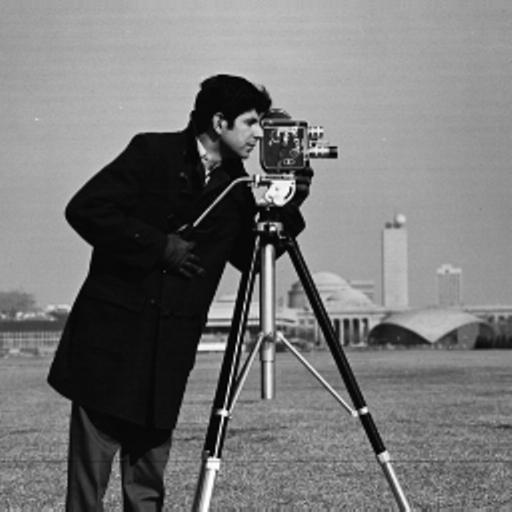
#> input picture images/camera.png, 512 x 512 px
$ jupyter execute --allow-errors Readme.ipynb   (shell and % lines are left out)
#> lines starting #> are read from the running program, lines starting #| are printed output that depends on the picture; after the words box and inside, x2 and y2 are one past the last pixel; in counts of white or black regions, pixels touching at a corner belong together
### cmorphosnakes/morphsnakes.py
from itertools import cycle

import numpy as np
from scipy import ndimage as ndi


__all__ = [
    "morphological_chan_vese",
    "morphological_geodesic_active_contour",
    "inverse_gaussian_gradient",
    "circle_level_set",
    "checkerboard_level_set",
]


# [25 lines left out: function check_nD, not called in this run]


class _fcycle(object):
    def __init__(self, iterable):
        """Call functions from the iterable each time it is called."""
        self.funcs = cycle(iterable)

    def __call__(self, *args, **kwargs):
        f = next(self.funcs)
        return f(*args, **kwargs)


# SI and IS operators for 2D and 3D.
_P2 = [
    np.eye(3),
    np.array([[0, 1, 0]] * 3),
    np.flipud(np.eye(3)),
    np.rot90([[0, 1, 0]] * 3),
]
_P3 = [np.zeros((3, 3, 3)) for i in range(9)]

_P3[0][:, :, 1] = 1
_P3[1][:, 1, :] = 1
_P3[2][1, :, :] = 1
_P3[3][:, [0, 1, 2], [0, 1, 2]] = 1
_P3[4][:, [0, 1, 2], [2, 1, 0]] = 1
_P3[5][[0, 1, 2], :, [0, 1, 2]] = 1
_P3[6][[0, 1, 2], :, [2, 1, 0]] = 1
_P3[7][[0, 1, 2], [0, 1, 2], :] = 1
_P3[8][[0, 1, 2], [2, 1, 0], :] = 1


# [32 lines left out: functions sup_inf, inf_sup, not called in this run]


_curvop = _fcycle(
    [lambda u: sup_inf(inf_sup(u)), lambda u: inf_sup(sup_inf(u))]  # SIoIS
)  # ISoSI


# [26 lines left out: functions _check_input, _init_level_set, not called in this run]


def circle_level_set(image_shape, center=None, radius=None):
    """Create a circle level set with binary values.

    Parameters
    ----------
    image_shape : tuple of positive integers
        Shape of the image
    center : tuple of positive integers, optional
        Coordinates of the center of the circle given in (row, column). If not
        given, it defaults to the center of the image.
    radius : float, optional
        Radius of the circle. If not given, it is set to the 75% of the
        smallest image dimension.

    Returns
    -------
    out : array with shape `image_shape`
        Binary level set of the circle with the given `radius` and `center`.

    See also
    --------
    checkerboard_level_set
    """

    if center is None:
        center = tuple(i // 2 for i in image_shape)

    if radius is None:
        radius = min(image_shape) * 3.0 / 8.0

    grid = np.mgrid[[slice(i) for i in image_shape]]
    grid = (grid.T - center).T
    phi = radius - np.sqrt(np.sum((grid) ** 2, 0))
    res = np.int8(phi > 0)
    return res


# [303 lines left out: functions checkerboard_level_set, inverse_gaussian_gradient, morphological_chan_vese, morphological_geodesic_active_contour, not called in this run]

### Readme.ipynb
[cell 1]
import numpy as np
import matplotlib.pyplot as plt
import cmorphosnakes
from pathlib import Path
import imageio
import json

from cmorphosnakes import Snakes

### Info

The module is made to be indentical to the morphological snakes in skikit image but using fast marching instead of binary operators to do the propagation.

[cell 2]
from skimage.segmentation import morphological_chan_vese
from cmorphosnakes import morphological_chan_vese_fm
PATH_IMG_CAMERA = 'images/camera.png'
img = imageio.v3.imread(PATH_IMG_CAMERA)/255.0
#> img: shape (512, 512) float64; min 0, max 1, mean 0.464
ls_ref = morphological_chan_vese(img, 35, smoothing=3, lambda1=1, lambda2=1)
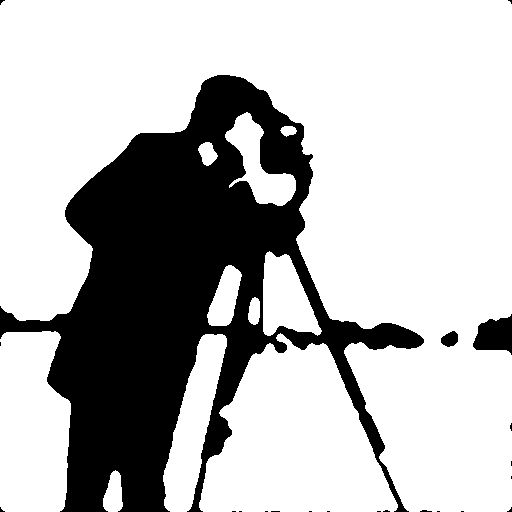
#> ls_ref: shape (512, 512) int8; values 0 (black) and 1 (white), 72.7% white; 22 black regions (19 under 20 px), largest, box (x1, y1, x2, y2) and area: (0, 75, 424, 512) 70056, (473, 314, 512, 355) 1087, (441, 331, 458, 347) 196
#> (the rest of this cell did not finish here and is left out)

[cell 3]
ls_ref = morphological_chan_vese(img, 35, smoothing=3, lambda1=1, lambda2=1)
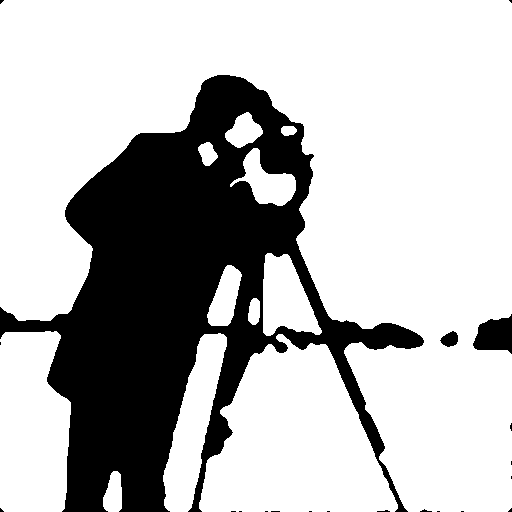
#> ls_ref: shape (512, 512) int8; values 0 (black) and 1 (white), 72.7% white; 21 black regions (18 under 20 px), largest, box (x1, y1, x2, y2) and area: (0, 75, 424, 512) 70236, (473, 314, 512, 354) 1080, (440, 331, 458, 347) 197
#> (the rest of this cell did not finish here and is left out)

[cell 4]
from cmorphosnakes.morphsnakes import circle_level_set
PATH_ARRAY_CONFOCAL = 'images/confocal.npy'
img = np.load(PATH_ARRAY_CONFOCAL)
#> (reads images/confocal.npy from the repository)
init_ls = circle_level_set(img.shape, (30, 50, 80), 25)
